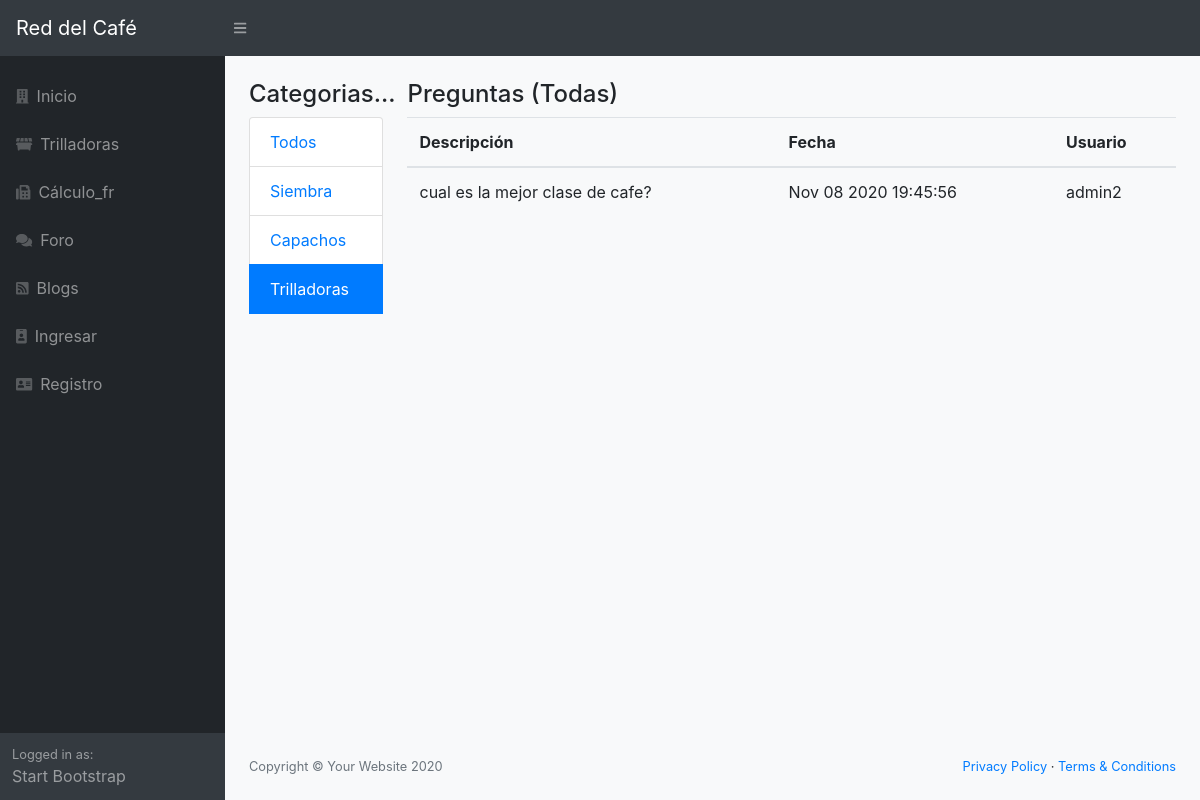
The page /foros/3 on the database its author committed.
### red/models.py (models this page shows, shortened)
class Titulos(db.Model):
    __tablename__ = 'titulos'
    id = Column(Integer, primary_key=True)
    nombre = Column(String(100))
    foros = relationship("Foros", cascade="all, delete-orphan",
                             backref="Titulos", lazy='dynamic')

class Foros(db.Model):
    __tablename__ = 'foros'
    id = Column(Integer, primary_key=True)
    descripcion = Column(String(255))
    created_at = db.Column(db.DateTime)
    UsuarioId = Column(Integer, ForeignKey('usuarios.id'), nullable=False)
    TituloId = Column(Integer, ForeignKey('titulos.id'), nullable=False)
    titulo = relationship("Titulos", backref="Foros")
    usuario = relationship("Usuarios", backref="Foros")

class Usuarios(db.Model):
    __tablename__ = 'usuarios'
    id = Column(Integer, primary_key=True)
    username = Column(String(100), nullable=False)
    password_hash = Column(String(128), nullable=False)
    nombre = Column(String(200), nullable=False)
    email = Column(String(200), nullable=False)
    admin = Column(Boolean, default=False)
    @property
    def password(self):
        raise AttributeError('password is not a readable attribute')

### red/app.py (the view)
@app.route('/foros')
@app.route('/foros/<id>')
def foros(id='0'):
    from red.models import Foros, Titulos
    titulo = Titulos.query.get(id)
    if id == '0':
        foros = Foros.query.all()
    else:
        foros = Foros.query.filter_by(TituloId=id)
    titulos = Titulos.query.all()
    print(foros)
    return render_template("foros.html", foros=foros, titulos=titulos, titulo=titulo)

### red/templates/foros.html (shortened to what this page needs)
{% extends "base.html" %} {% block title %}Todo del Café{% endblock %} {% block body %}
<div class="container">
    <div class="row">
        <div class="col-md-2">
            <h4>Categorias...</h4>
            <div class="list-group">
                {% for tit in titulos %} {% if titulo.nombre==tit.nombre%}
                <a class="list-group-item active" href="{{url_for("foros",id=tit.id)}}">{{tit.nombre}}</a> {% else %}
                <a class="list-group-item" href="{{url_for("foros",id=tit.id)}}">{{tit.nombre}}</a> {% endif%} {% endfor %}
                <br/>
            </div>
            <br/>
        </div>
        <div class="col-md-10">
            <h4>Preguntas (Todas)</h4>
            <div class="panel panel-default">
                <table class="table">
                    <thead>
                        <th>Descripción</th>
                        <th>Fecha</th>
                        <th>Usuario</th>
                    </thead>
                    <tbody>
                        {% for frs in foros %}
                        <tr>
                            <td>{{frs.descripcion}}</td>
                            <td>{{frs.created_at.strftime("%b %d %Y %H:%M:%S")}}</td>
                            <td>{{frs.usuario.username}}</td>
                        </tr>
                        {% endfor %}
                    </tbody>
                </table>
            </div>
        </div>
    </div>
    {% endblock %}

### rows shown on the page
Titulos: nombre "Todos"
Titulos: nombre "Siembra"
Titulos: nombre "Capachos"
Titulos: nombre "Trilladoras"
Foros: descripcion "cual es la mejor clase de cafe?", created_at "Nov 08 2020 19:45:56", usuario.username "admin2"
